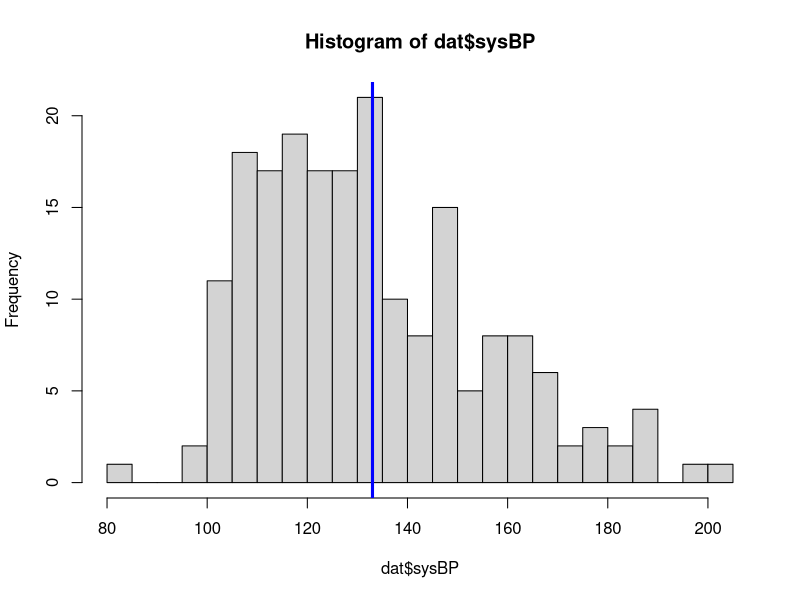
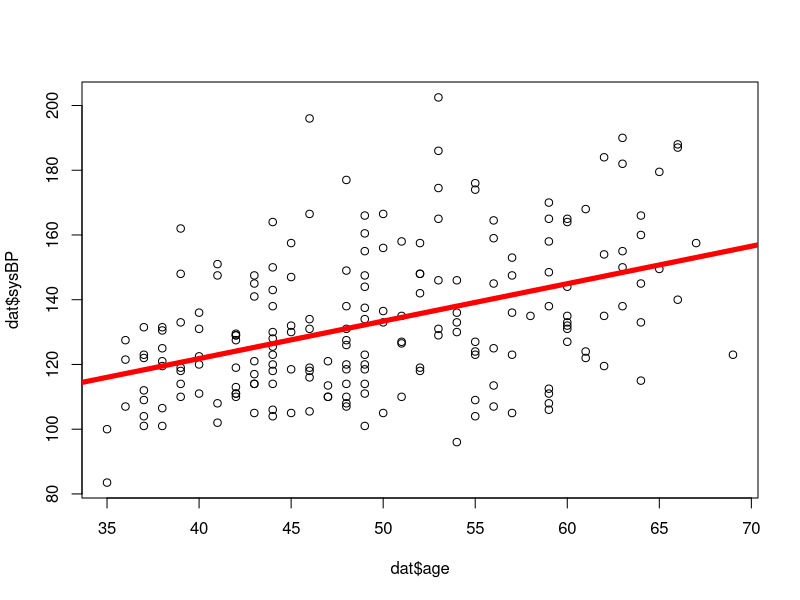
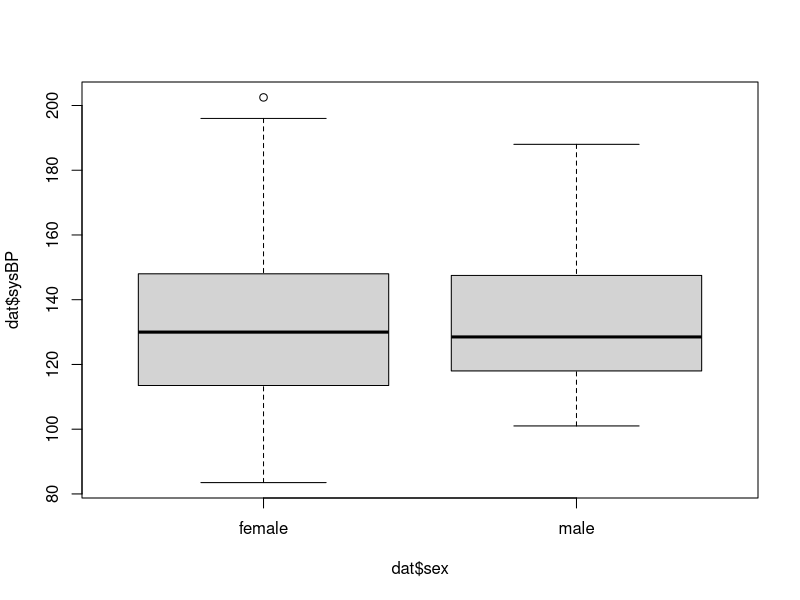
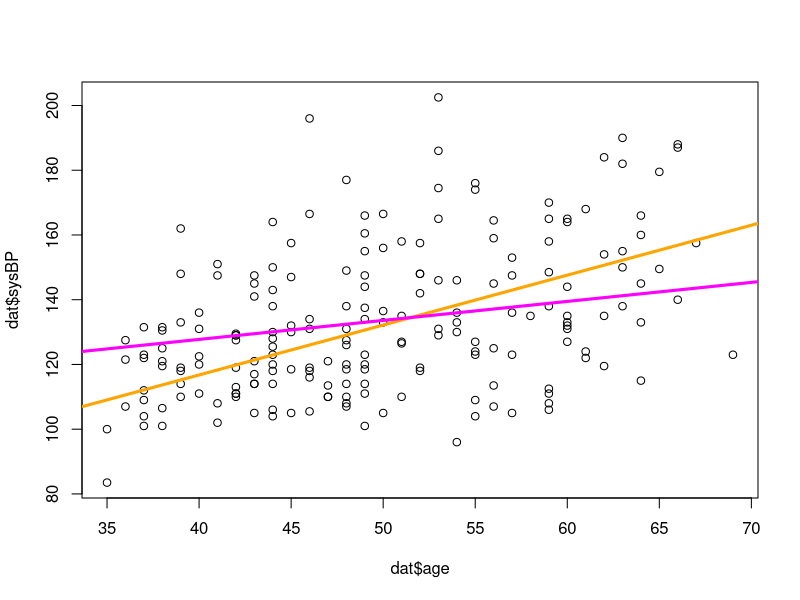

These figures' R source, in order:
#=============
# R4ScHARR 
# Robert Smith & Paul Schneider
# Session 3 Script
#=============

#=============
# Check your R enviroment  -----
#=============

# check
ls()

# clear the clutter
rm(list = ls())

# re-check
ls()

#=============
# Importing data -----
#=============

# csv = comma separated values
## Local file path
dat <- read.csv("./data/df_framingham.csv")

## Downloading files from the internet
# dat <- read.csv("https://raw.githubusercontent.com/ScHARR-PHEDS/R4ScHARR/master/data/df_framingham.csv")


#====================#
# Get an overview of the data set ----
#====================#
str(dat)

# a common error: NA
mean(dat$sysBP)

# Inspect the first few rows of the data set
head(dat)

# --> NA values spooted!

#====================#
# Missing values  ----
#====================#
dat$sysBP

is.na( dat$sysBP)
sum( is.na( dat$sysBP ) ) 

# remove cases with missing values
dat <- dat[!is.na(dat$sysBP), ]
# dat <- dat[complete.cases(dat$sysBP), ]


#====================#
# Simple stats ----
#====================#

# average blood pressure
mean(dat$sysBP)
# standard deviation
sd(dat$sysBP)

# you can assign funtion outputs to objects
BP_mean <- mean(dat$sysBP)
BP_sd <- sd(dat$sysBP)

# and use these objects afterwards
BP_mean -  1.96 * BP_sd
BP_mean +  1.96 * BP_sd
# 
# quantile(dat$heartRate, probs = c(0.05, 0.95))


#====================#
# Plotting your data: the histogram ----
#====================#
hist(dat$sysBP, breaks = 25)
# add a line indicating the mean
abline(v = BP_mean, col = "blue",lwd = 3)

#====================#
# Plotting your data: the scatter plot ----
#====================#
plot(x = dat$age, y = dat$sysBP)


#====================#
# Linear regression ----
#====================#

# fit a model
fit.1 = lm(sysBP ~ age, data = dat)
# show summary results
summary(fit.1)
# compute 95% confidence intervalls
confint(fit.1)


# We can now add the regression line to the scatter plot
# plot(x = dat$age, y = dat$sysBP)
abline(fit.1, col = "red", lwd = 5)

# extract model coefficients
fit.1$coefficients
# Use coefficients to make predictions
fit.1$coefficients[1] + 50 * fit.1$coefficients[2]
# or use the 'predict' function for this:
# predict(fit.1, newdata = data.frame(age=40))

#

# ----------------------------------------
# Exercise 3 - Prelude

# Number of males and females in the data set
table(dat$sex)

# Bloodpressure by sex
## using a boxplot 
boxplot(dat$sysBP ~ dat$sex)
# no difference?

mean(dat$sysBP[dat$sex=="female"])
mean(dat$sysBP[dat$sex=="male"])
# indeed it seems, no difference

# multivariate regression
fit.multi = lm(sysBP ~ age + sex, data = dat)
summary(fit.multi)

# regressions seems to confirm this: 
# no difference in blood pressure between males and females?


# However, this is actually not what we would expect, as the literature on this topic
# is very clear in that there are signifcant differences in the diagnosis of
# blood pressure between males and females

# It's your job now to find out whats going on.
# Divide into 2 teams: one uses a male-only data set, the other a females-only dataset
# repeat the analysis for the subgroup and compare results






# ------------------------------------
# Exercise 3 - SOLUTION
# ------------------------------------

# Any questions/problems?

# Ask for answers to questions 3.11 and 3.12

# Any ideas what is going on here?

# Show:

## subgroup regressions
fit_f <- lm(sysBP ~ age , data = dat[dat$sex == "female",])
summary(fit_f)

fit_m <- lm(sysBP ~ age , data = dat[dat$sex == "male",])
summary(fit_m)

## plot with subgroup lines
plot(dat$age,dat$sysBP)
abline(fit_f, col = "orange",lwd = 3) # females
abline(fit_m, col = "magenta",lwd = 3) # males

# Interaction!
# need an interaction term
fit.int = lm(sysBP ~ age * sex, data = dat)
summary(fit.int) # sig.

# --> explore your data before running analysis!
# use plots, subsets, and summary stats to get a feel for the
# variables you are dealing with.
